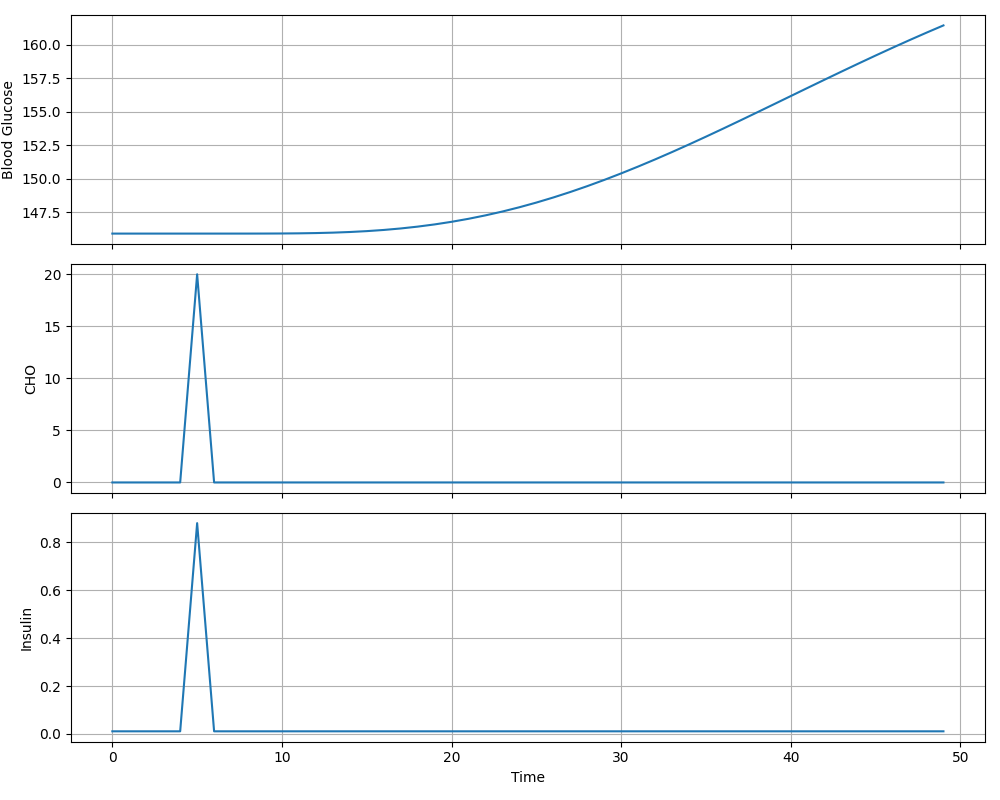

This figure's Python source:
from collections import namedtuple
import pandas as pd
import numpy as np
from simglucose.controller.basal_bolus_ctrller import BBController
from simglucose.patient.t1dpatient import T1DPatient
from matplotlib import pyplot as plt
import json

CtrlObservation = namedtuple("CtrlObservation", ["CGM"])
Action = namedtuple("patient_action", ["CHO", "insulin"])
PatientObservation = namedtuple("observation", ["Gsub"])

def run_original_simulation():
    patient_name = "adolescent#003"
    p = T1DPatient.withName(patient_name, seed=42)
    
    t = []
    CHO = []
    insulin = []
    BG = []
    states = []
    ctrl = BBController(target=140)
    
    while p.t < 50:
        carb = 0
        if p.t == 5:
            carb = 20
            
        ctrl_obs = CtrlObservation(p.observation.Gsub)
        ctrl_action = ctrl.policy(
            observation=ctrl_obs, 
            reward=0, 
            done=False, 
            patient_name=patient_name, 
            meal=carb
        )
        
        ins = ctrl_action.basal + ctrl_action.bolus
        print(f"Time: {p.t}, BG: {p.observation.Gsub:.2f}, Insulin: {ins:.4f}, Carbs: {carb}")
        
        act = Action(insulin=ins, CHO=carb)
        t.append(p.t)
        CHO.append(act.CHO)
        insulin.append(act.insulin)
        BG.append(p.observation.Gsub)
        p.step(act)
        
        states.append({
            "params": p._params.to_dict(),
            "state": p.state.tolist(),
            "seed": p._seed,
            "t": p.t,
            "planned_meal": p.planned_meal,
            "is_eating": p.is_eating,
            "glucose": p.observation.Gsub,
            "insulin": ins,
        })

    # Save data
    with open("sim.json", "w") as f:
        json.dump({"bg": BG, "cho": CHO, "insulin": insulin, "states": states}, f)
    
    # Plot
    fig, ax = plt.subplots(3, sharex=True, figsize=(10, 8))
    ax[0].plot(t, BG)
    ax[0].set_ylabel("Blood Glucose")
    ax[0].grid(True)
    
    ax[1].plot(t, CHO)
    ax[1].set_ylabel("CHO")
    ax[1].grid(True)
    
    ax[2].plot(t, insulin)
    ax[2].set_ylabel("Insulin")
    ax[2].set_xlabel("Time")
    ax[2].grid(True)
    
    plt.tight_layout()
    plt.savefig("original_sim.png")
    print("Original simulation completed and saved to sim.json")
    print("Plot saved as original_sim.png")

if __name__ == "__main__":
    run_original_simulation()
